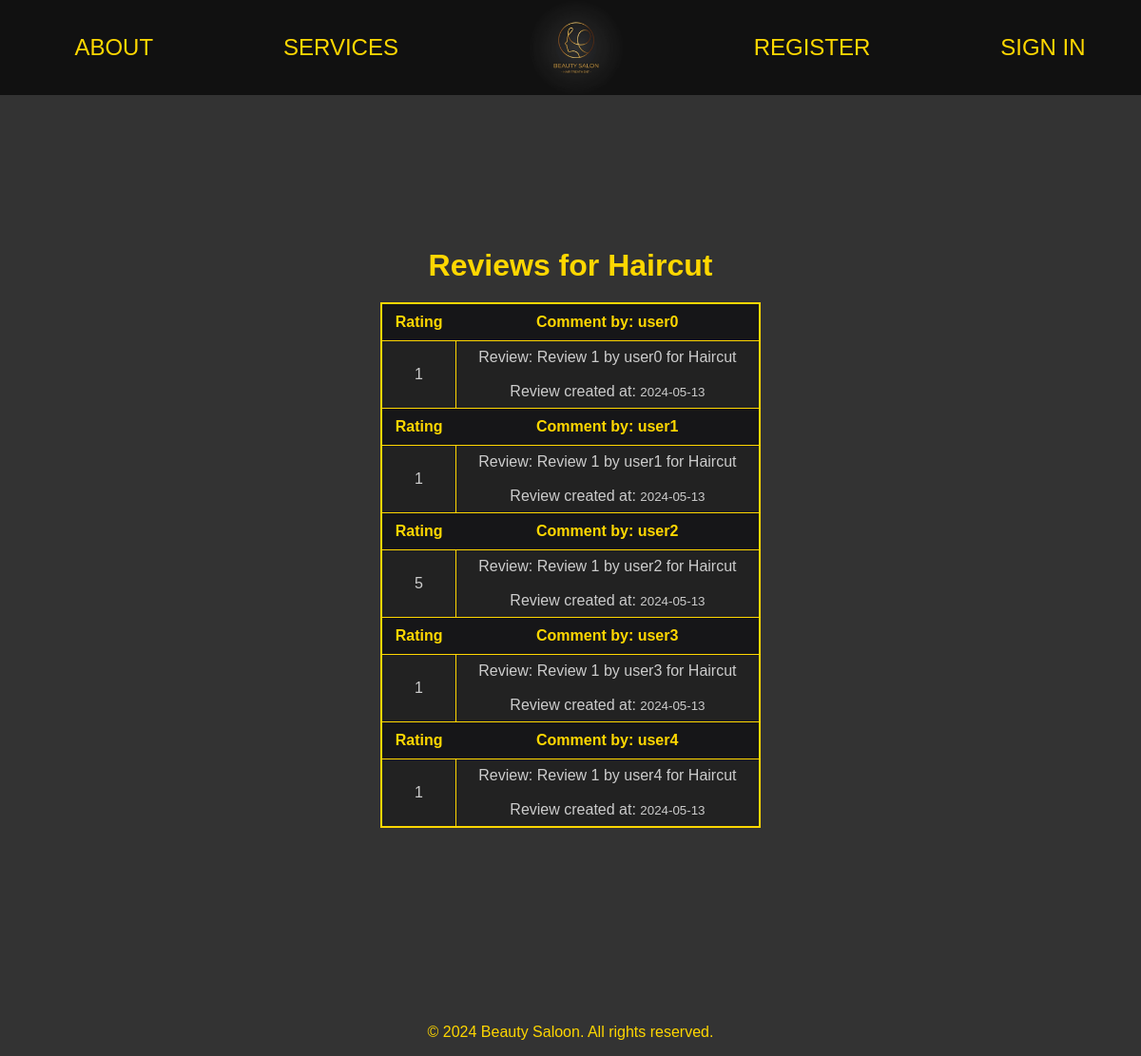
Page /reviews/1/ on the earlier database version.
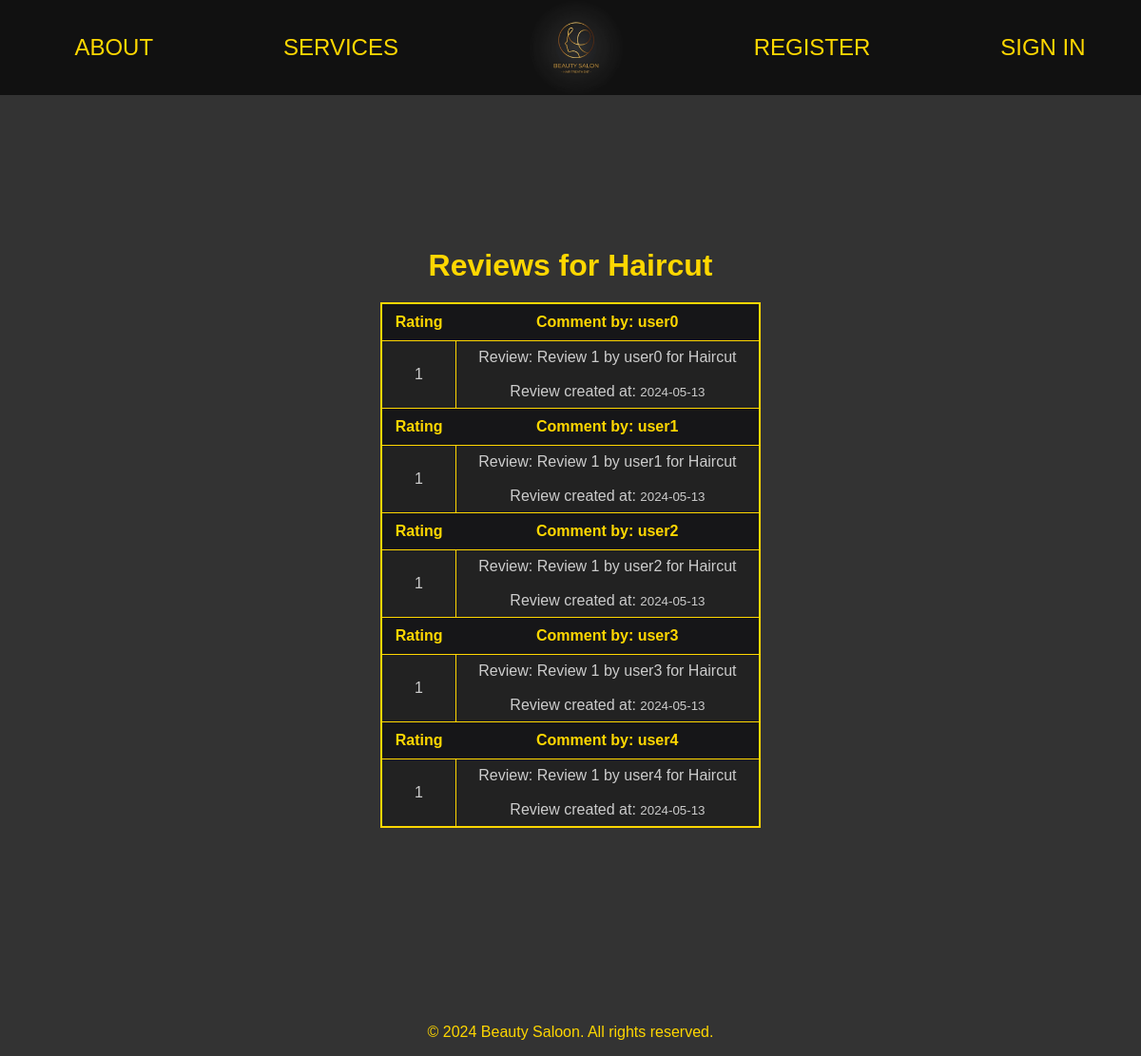
Same page on the later database version.
### booking/models.py (models this page shows, shortened)
class Review(models.Model):
    booking = models.ForeignKey(Booking, on_delete=models.CASCADE)
    rating = models.IntegerField(default=1, choices=[(i, i) for i in range(1, 6)])
    comment = models.TextField()
    created_at = models.DateTimeField(auto_now_add=True)  # Automatically set when the review is created

class Booking(models.Model):
    customer = models.ForeignKey(Customer, on_delete=models.CASCADE)
    service = models.ForeignKey(Service, on_delete=models.CASCADE)
    service_provider = models.ForeignKey(ServiceProvider, on_delete=models.CASCADE)
    appointment_datetime = models.DateTimeField(default=timezone.now) #TODO удалить default после сдачи, нужно для заполнения бд командой
    created_at = models.DateTimeField(default=timezone.now)

class BaseProfile(models.Model):
    user = models.OneToOneField(User, on_delete=models.CASCADE)
    phone = models.CharField(max_length=20)
    birth_date = models.DateField(null=True, blank=True)
    class Meta:
        abstract = True  # Указываем, что модель является абстрактной и не должна создаваться в базе данных

class Customer(BaseProfile):
    pass

### booking/views/review.py (the view)
# urls.py: path('reviews/<int:service_id>/', service_reviews, name='service_reviews'),
def service_reviews(request, service_id):
    service = get_object_or_404(Service, id=service_id)
    reviews = Review.objects.filter(booking__service=service).select_related('booking', 'booking__customer')
    return render(request, 'reviews.html', {'service': service, 'reviews': reviews})

### booking/templates/reviews.html
{% extends 'base.html' %}
{% block content %}
<div class="reviews-container">
    <h1>Reviews for {{ service.name }}</h1>
    <table>
        {% for review in reviews %}
        <tr>
            <th>Rating</th>
            <th><strong>Comment by: {{ review.booking.customer.user.username }}</strong><br></th>
        </tr>
        <tr>
            <td>{{ review.rating }}</td>
            <td>
                Review: {{ review.comment }}<br><br>
                Review created at: <small>{{ review.created_at|date:"Y-m-d" }}</small>
            </td>
        </tr>
        {% empty %}
            <h3>No reviews available.</h3>
        {% endfor %}
    </table>
</div>
{% endblock %}

Differences in the rows shown:
changed Review "Review 1 by user2 for Haircut": rating "5" → "1"
